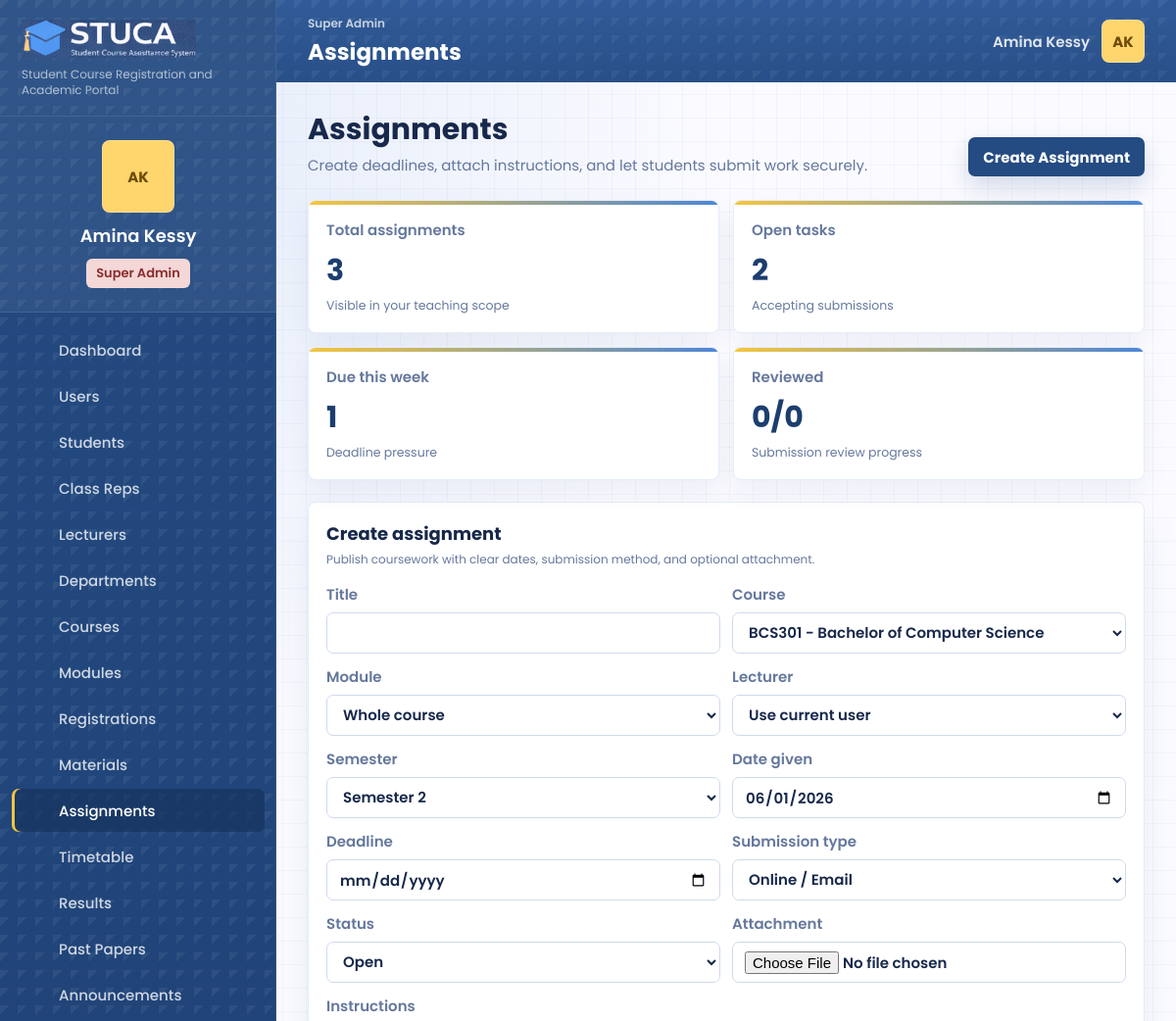
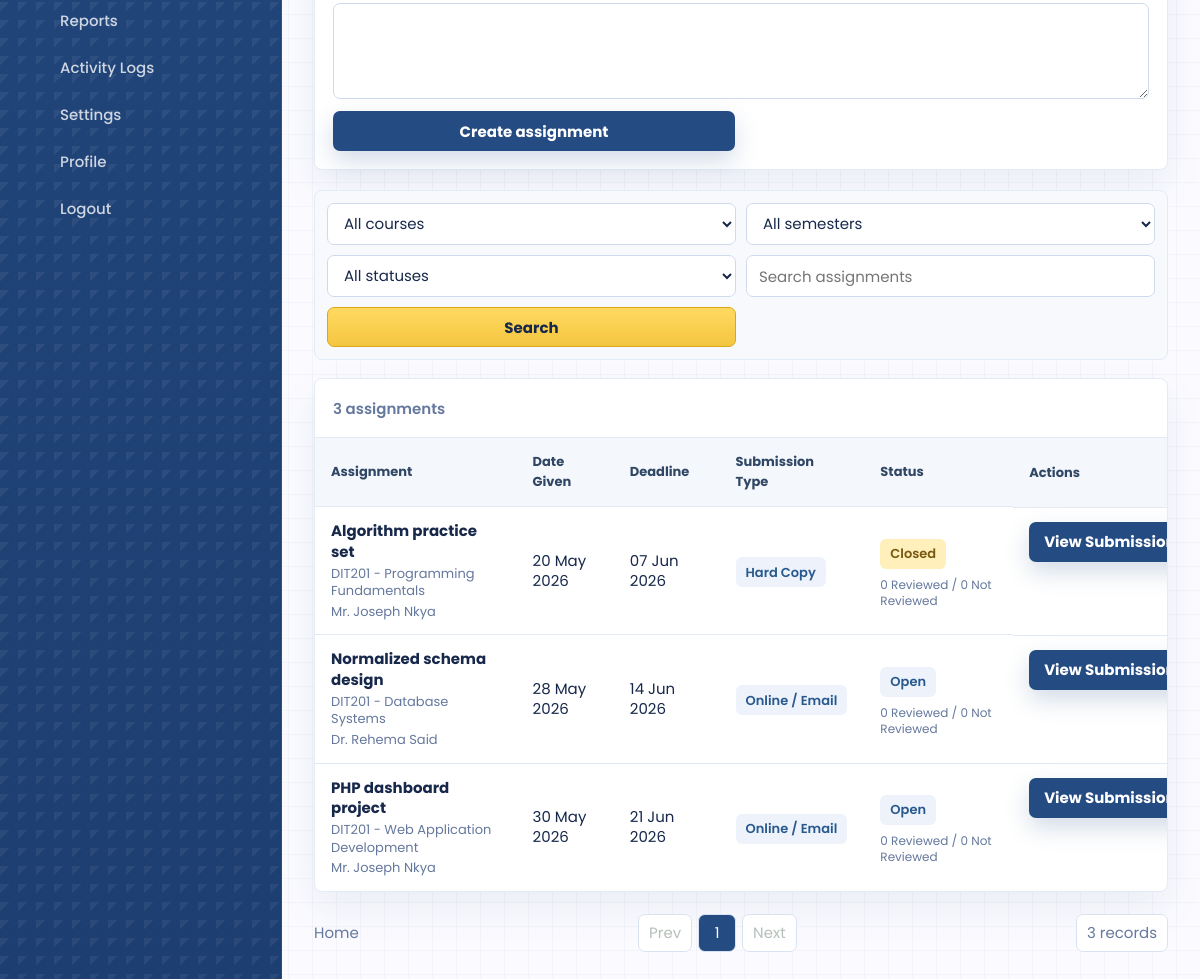
Page /assignments.php (signed in) on the committed database (2 pictures, top to bottom).
### tables this page shows
CREATE TABLE users (
    id INT UNSIGNED AUTO_INCREMENT PRIMARY KEY,
    role_id INT UNSIGNED NOT NULL,
    department_id INT UNSIGNED NULL,
    name VARCHAR(140) NOT NULL,
    email VARCHAR(190) NOT NULL UNIQUE,
    password_hash VARCHAR(255) NOT NULL,
    status ENUM('active', 'suspended') NOT NULL DEFAULT 'active',
    student_number VARCHAR(60) NULL UNIQUE,
    staff_number VARCHAR(60) NULL UNIQUE,
    phone VARCHAR(40) NULL,
    program VARCHAR(160) NULL,
    class_group VARCHAR(80) NULL,
    created_at TIMESTAMP DEFAULT CURRENT_TIMESTAMP,
    updated_at TIMESTAMP DEFAULT CURRENT_TIMESTAMP ON UPDATE CURRENT_TIMESTAMP,
    INDEX idx_users_role (role_id),
    INDEX idx_users_department (department_id),
    INDEX idx_users_status (status),
    CONSTRAINT fk_users_role FOREIGN KEY (role_id) REFERENCES roles(id),
    CONSTRAINT fk_users_department FOREIGN KEY (department_id) REFERENCES departments(id) ON DELETE SET NULL
);

CREATE TABLE assignments (
    id INT UNSIGNED AUTO_INCREMENT PRIMARY KEY,
    course_id INT UNSIGNED NOT NULL,
    module_id INT UNSIGNED NULL,
    lecturer_id INT UNSIGNED NULL,
    semester_id INT UNSIGNED NULL,
    title VARCHAR(190) NOT NULL,
    instructions TEXT NULL,
    date_given DATE NULL,
    deadline DATE NOT NULL,
    submission_type VARCHAR(80) NOT NULL DEFAULT 'Online upload',
    file_path VARCHAR(255) NULL,
    status ENUM('open', 'closed') NOT NULL DEFAULT 'open',
    created_at TIMESTAMP DEFAULT CURRENT_TIMESTAMP,
    updated_at TIMESTAMP DEFAULT CURRENT_TIMESTAMP ON UPDATE CURRENT_TIMESTAMP,
    INDEX idx_assignments_course (course_id),
    INDEX idx_assignments_module (module_id),
    INDEX idx_assignments_deadline (deadline),
    CONSTRAINT fk_assignments_course FOREIGN KEY (course_id) REFERENCES courses(id) ON DELETE CASCADE,
    CONSTRAINT fk_assignments_module FOREIGN KEY (module_id) REFERENCES modules(id) ON DELETE SET NULL,
    CONSTRAINT fk_assignments_lecturer FOREIGN KEY (lecturer_id) REFERENCES users(id) ON DELETE SET NULL,
    CONSTRAINT fk_assignments_semester FOREIGN KEY (semester_id) REFERENCES semesters(id) ON DELETE SET NULL
);

CREATE TABLE courses (
    id INT UNSIGNED AUTO_INCREMENT PRIMARY KEY,
    department_id INT UNSIGNED NULL,
    code VARCHAR(40) NOT NULL UNIQUE,
    title VARCHAR(190) NOT NULL,
    description TEXT NULL,
    level VARCHAR(80) NULL,
    credits SMALLINT UNSIGNED NOT NULL DEFAULT 3,
    status ENUM('active', 'archived') NOT NULL DEFAULT 'active',
    created_at TIMESTAMP DEFAULT CURRENT_TIMESTAMP,
    updated_at TIMESTAMP DEFAULT CURRENT_TIMESTAMP ON UPDATE CURRENT_TIMESTAMP,
    INDEX idx_courses_department (department_id),
    INDEX idx_courses_status (status),
    CONSTRAINT fk_courses_department FOREIGN KEY (department_id) REFERENCES departments(id) ON DELETE SET NULL
);

CREATE TABLE modules (
    id INT UNSIGNED AUTO_INCREMENT PRIMARY KEY,
    course_id INT UNSIGNED NOT NULL,
    semester_id INT UNSIGNED NULL,
    code VARCHAR(40) NOT NULL UNIQUE,
    title VARCHAR(190) NOT NULL,
    description TEXT NULL,
    credits TINYINT UNSIGNED NOT NULL DEFAULT 3,
    created_at TIMESTAMP DEFAULT CURRENT_TIMESTAMP,
    updated_at TIMESTAMP DEFAULT CURRENT_TIMESTAMP ON UPDATE CURRENT_TIMESTAMP,
    INDEX idx_modules_course (course_id),
    INDEX idx_modules_semester (semester_id),
    CONSTRAINT fk_modules_course FOREIGN KEY (course_id) REFERENCES courses(id) ON DELETE CASCADE,
    CONSTRAINT fk_modules_semester FOREIGN KEY (semester_id) REFERENCES semesters(id) ON DELETE SET NULL
);

### public/assignments.php (the view, shortened to what the rows shown need)
<?php
require dirname(__DIR__) . '/app/bootstrap.php';
$repo = repository();
$user = current_user();
$filters = [
    'course_id' => request_value('course_id'),
    'semester' => request_value('semester'),
    'submission_type' => request_value('submission_type'),
    'status' => request_value('status'),
    'search' => request_value('search'),
];
$assignments = $repo->getAssignments($filters, $user);
$pagination = paginate($assignments, (int) request_value('page', '1'), app_config('items_per_page'));
$submissionModals = [];
page_start('Assignments', 'assignments');
?>
<section class="page-title-row">
    <div>
        <h2>Assignments</h2>
    </div>
</section>
<?php if (can_upload_teaching_files($user['role'])): ?>
<section class="panel compact lms-panel" id="create-assignment">
    <div class="panel-heading">
        <div>
            <h2>Create assignment</h2>
        </div>
    </div>
</section>
<?php endif; ?>
<section class="panel table-panel lms-panel">
    <div class="responsive-table">
        <table class="lms-table">
            <thead>
                <tr>
                    <th>Assignment</th>
                    <th>Date Given</th>
                    <th>Deadline</th>
                    <th>Submission Type</th>
                    <th>Status</th>
                    <th>Actions</th>
                </tr>
            </thead>
            <tbody>
                <?php foreach ($pagination['items'] as $assignment): ?>
                    <?php
                    $statusMeta = assignment_status_meta($assignment);
                    $canSubmitOnline = $user['role'] === 'student'
                        && ($assignment['status'] ?? '') === 'open'
                        && is_online_submission_type($assignment['submission_type'] ?? '');
                    ?>
                    <tr>
                        <td>
                            <strong><?= e($assignment['title']) ?></strong>
                            <span><?= e($assignment['course_code']) ?> - <?= e($assignment['module_name'] ?: $assignment['course_title']) ?></span>
                            <small><?= e($assignment['lecturer'] ?? 'Unassigned') ?></small>
                        </td>
                        <td><?= e(display_date($assignment['date_given'] ?? '')) ?></td>
                        <td><?= e(display_date($assignment['deadline'])) ?></td>
                        <td><span class="pill soft"><?= e($assignment['submission_type']) ?></span></td>
                        <td>
                            <span class="status-stack">
                                <span class="pill <?= e($statusMeta['class']) ?>"><?= e($statusMeta['label']) ?></span>
                                <?php if ($user['role'] !== 'student'): ?>
                                    <small class="table-note"><?= e((string) ($assignment['reviewed_count'] ?? 0)) ?> Reviewed / <?= e((string) max(0, (int) ($assignment['submission_count'] ?? 0) - (int) ($assignment['reviewed_count'] ?? 0))) ?> Not Reviewed</small>
                                <?php endif; ?>
                            </span>
                        </td>
                        <td class="action-cell">
                            <?php if ($canSubmitOnline): ?>
                                <?php $modalId = 'submit-assignment-' . (int) $assignment['id']; $submissionModals[$modalId] = $assignment; ?>
                                <button class="button primary" type="button" data-modal-open="<?= e($modalId) ?>">
                                    <?= !empty($assignment['submission_id']) ? 'Resubmit Assignment' : 'Submit Assignment' ?>
                                </button>
                            <?php elseif ($user['role'] === 'student'): ?>
                                <span class="muted-text"><?= e(is_online_submission_type($assignment['submission_type'] ?? '') ? 'Unavailable' : 'No upload required') ?></span>
                            <?php elseif (can_upload_teaching_files($user['role'])): ?>
                                <a class="button primary" href="submissions.php?assignment_id=<?= e($assignment['id']) ?>">View Submissions</a>
                            <?php else: ?>
                                <a class="button subtle" href="assignments.php?search=<?= e(urlencode($assignment['title'])) ?>">View</a>
                            <?php endif; ?>
                        </td>
                    </tr>
                <?php endforeach; ?>
            </tbody>
        </table>
    </div>
</section>
<?php
page_end();

### app/includes/layout.php (shortened to what the rows shown need)
<?php
function page_start(string $title, string $active): void
{
    $user = current_user();
    if ($user && !empty($user['email'])) {
        $freshUser = repository()->findUserByEmail($user['email']);
        if ($freshUser) {
            unset($freshUser['password_hash']);
            $user = $freshUser;
        }
    }
    $displayName = $user['name'] ?? 'Guest';
    $role = role_label($user['role'] ?? null);
    ?>
    <!doctype html>
    <html lang="en">
    <head>
        <link rel="stylesheet" href="assets/css/styles.css?v=20260601-workflow">
    </head>
    <body class="page-<?= e($active) ?>">
        <aside class="sidebar" id="sidebar">
            <div class="profile-card">
                <div class="avatar-initials"><?= e(initials($displayName)) ?></div>
                <strong><?= e($displayName) ?></strong>
                <span class="role-pill <?= e(role_badge_class($user['role'] ?? null)) ?>"><?= e($role) ?></span>
            </div>
        </aside>
        <div class="app-shell">
            <header class="topbar">
                <div>
                    <h1><?= e($title) ?></h1>
                </div>
                <div class="topbar-user">
                    <span class="topbar-name"><?= e($displayName) ?></span>
                    <a class="avatar-initials tiny" href="profile.php" aria-label="Open profile"><?= e(initials($displayName)) ?></a>
                </div>
            </header>
            <main class="content" id="content">
    <?php
}
function page_end(): void
{
    ?>
            </main>
        </div>
    </body>
    </html>
    <?php
}
    ?>

### rows in the picture
users: name "AK", name "Amina Kessy"
assignments: title "Algorithm practice set", course.code "DIT201", module.title "Programming Fundamentals", lecturer.name "Mr. Joseph Nkya", date_given "20 May 2026", deadline "07 Jun 2026", submission_type "Hard Copy", label "Closed", reviewed_count "0"
assignments: title "Normalized schema design", course.code "DIT201", module.title "Database Systems", lecturer.name "Dr. Rehema Said", date_given "28 May 2026", deadline "14 Jun 2026", submission_type "Online / Email", label "Open", reviewed_count "0"
assignments: title "PHP dashboard project", course.code "DIT201", module.title "Web Application Development", lecturer.name "Mr. Joseph Nkya", date_given "30 May 2026", deadline "21 Jun 2026", submission_type "Online / Email", label "Open", reviewed_count "0"

### other values in the picture
$config['app_subtitle'] "Student Course Registration and Academic Portal"
$role "Super Admin"
$item['label'] "Dashboard"
$item['label'] "Users"
$item['label'] "Students"
$item['label'] "Class Reps"
$item['label'] "Lecturers"
$item['label'] "Departments"
$item['label'] "Courses"
$item['label'] "Modules"
$item['label'] "Registrations"
$item['label'] "Materials"
$item['label'] "Assignments"
$item['label'] "Timetable"
$item['label'] "Results"
